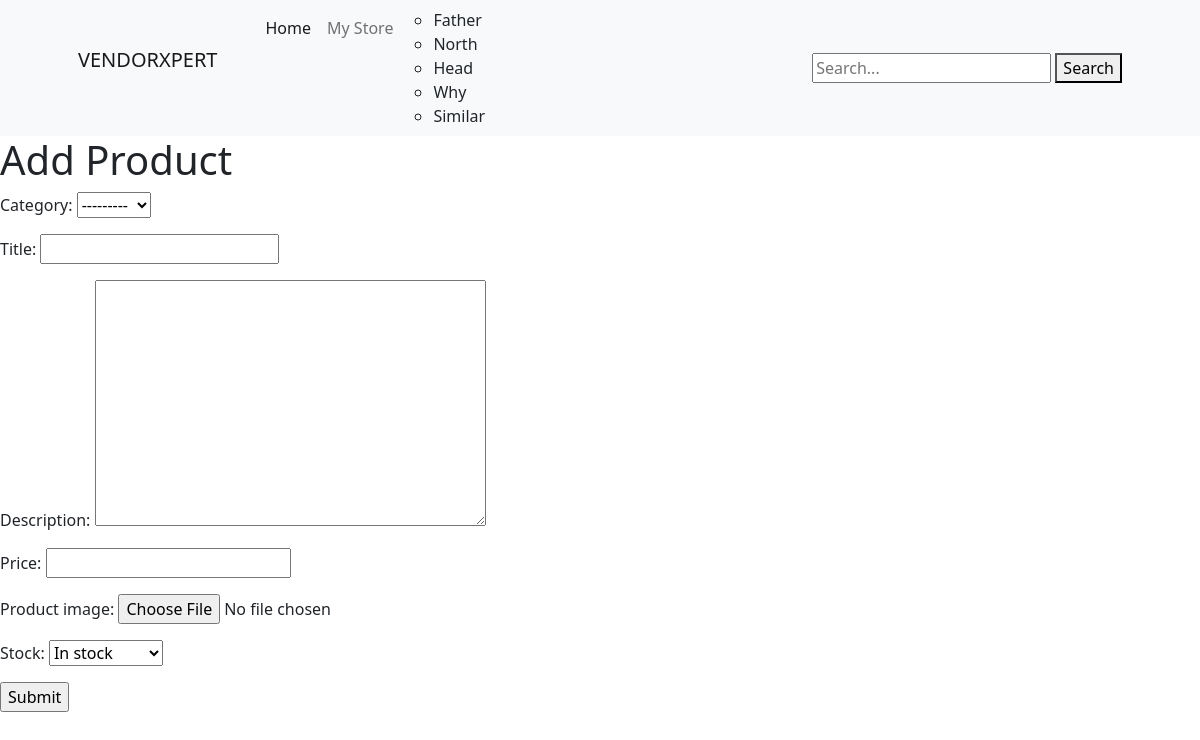
Page /add_product (signed in) on the committed database.
### store/models.py (models this page shows)
class Category(models.Model):
    title = models.CharField(max_length=50)
    slug = models.SlugField()
    class Meta:
        verbose_name_plural = 'Categories'
    def __str__(self):
        return self.title

### userprofile/custom_dec.py (the view)
    def _wrapped_view(request, *args, **kwargs):
        if not request.user.is_authenticated or not request.user.is_vendor:
            from django.http import HttpResponseForbidden
            return HttpResponseForbidden("You must be a vendor to access this page.")
        return view_func(request, *args, **kwargs)

### store/forms.py
class ProductForm(forms.ModelForm):
    class Meta:
        model = Product
        fields = ("category","title","description","price","product_image","stock")

### store/templatetags/menu.py (called while the page is built)
@register.inclusion_tag('store/menu.html')
def menu():
    categories = Category.objects.all()
    return {'categories':categories}

### userprofile/custom_dec.py (called while the page is built)
def vendor_required(view_func):
    def _wrapped_view(request, *args, **kwargs):
        if not request.user.is_authenticated or not request.user.is_vendor:
            from django.http import HttpResponseForbidden
            return HttpResponseForbidden("You must be a vendor to access this page.")
        return view_func(request, *args, **kwargs)
    return _wrapped_view

### userprofile/views.py (called while the page is built)
@vendor_required
def add_product(request):
    if request.method == 'POST':
        form = ProductForm(request.POST, request.FILES)
        if form.is_valid():
            title = request.POST.get('title')
            product = form.save(commit=False)
            product.vendor = request.user.vendor_profile
            product.slug = slugify(title)
            product.save()
            messages.success(request, f'{title} was added successfully')
            return redirect('my_store')
    else:
        form = ProductForm()
    return render(request, 'userprofile/product_form.html', {
        'form':form,
        'title':'Add Product'
    })

### userprofile/templates/userprofile/product_form.html (shortened to what this page needs)
{% extends 'core/base.html' %}
{% block body %}
<h1>{{ title }}</h1>
    <form method="POST" enctype="multipart/form-data" name="product_form">
        {{ form.as_p }}
        <input type="submit">
    </form>
{% endblock body %}

### store/templates/store/menu.html
{% for category in categories %}
<li><a class="dropdown-item" href="{% url 'category_detail' category.slug %}">{{ category.title }}</a></li>
{% endfor %}

### rows in the picture
Category: title "Father"
Category: title "North"
Category: title "Head"
Category: title "Why"
Category: title "Similar"

### other values in the picture
{{ title }} "Add Product"
